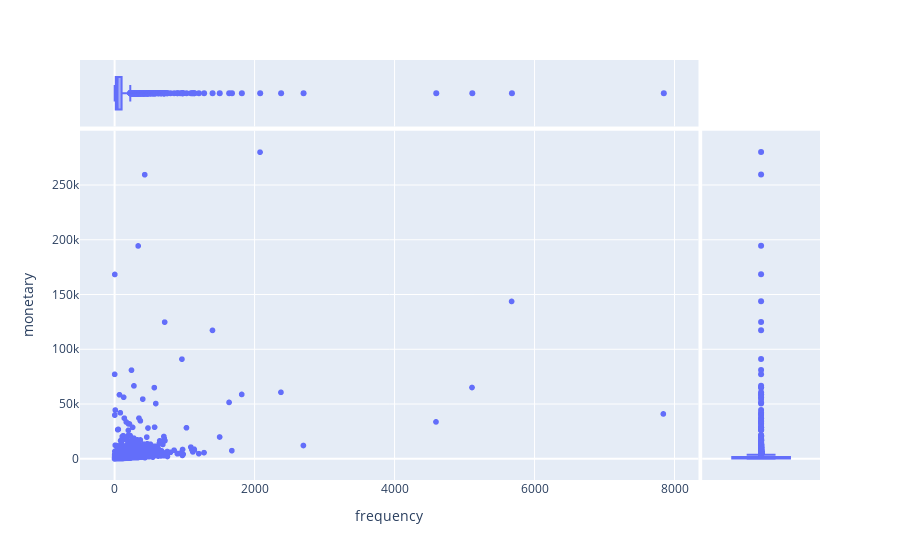

Write notebook code for a chart like this one.
### Code cell
fig = px.scatter(df_rfm, x='frequency', y='monetary', marginal_x='box', marginal_y='box')
fig.show()

### Figure 1 — Plotly figure (JSON) as saved in the notebook; plotly's stock layout.template omitted (floating-point values rounded to 4 significant figures; data arrays with more than 128 entries replaced by an {"elided": "..."} marker saying what was removed)
{"data": [{"hovertemplate": "frequency=%{x}<br>monetary=%{y}<extra></extra>", "legendgroup": "", "marker": {"color": "#636efa", "symbol": "circle"}, "mode": "markers", "name": "", "showlegend": false, "type": "scattergl", "x": {"elided": "4339 int values"}, "xaxis": "x", "y": {"elided": "4339 float values"}, "yaxis": "y"}, {"alignmentgroup": "True", "hovertemplate": "frequency=%{x}<extra></extra>", "legendgroup": "", "marker": {"color": "#636efa", "symbol": "circle"}, "name": "", "notched": true, "offsetgroup": "", "showlegend": false, "type": "box", "x": {"elided": "4339 int values"}, "xaxis": "x3", "yaxis": "y3"}, {"alignmentgroup": "True", "hovertemplate": "monetary=%{y}<extra></extra>", "legendgroup": "", "marker": {"color": "#636efa", "symbol": "circle"}, "name": "", "notched": true, "offsetgroup": "", "showlegend": false, "type": "box", "xaxis": "x2", "y": {"elided": "4339 float values"}, "yaxis": "y2"}], "layout": {"legend": {"tracegroupgap": 0}, "margin": {"t": 60}, "xaxis": {"anchor": "y", "domain": [0, 0.8358], "title": {"text": "frequency"}}, "xaxis2": {"anchor": "y2", "domain": [0.8408, 1], "matches": "x2", "showgrid": false, "showline": false, "showticklabels": false, "ticks": ""}, "xaxis3": {"anchor": "y3", "domain": [0, 0.8358], "matches": "x", "showgrid": true, "showticklabels": false}, "xaxis4": {"anchor": "y4", "domain": [0.8408, 1], "matches": "x2", "showgrid": false, "showline": false, "showticklabels": false, "ticks": ""}, "yaxis": {"anchor": "x", "domain": [0, 0.8316], "title": {"text": "monetary"}}, "yaxis2": {"anchor": "x2", "domain": [0, 0.8316], "matches": "y", "showgrid": true, "showticklabels": false}, "yaxis3": {"anchor": "x3", "domain": [0.8416, 1], "matches": "y3", "showgrid": false, "showline": false, "showticklabels": false, "ticks": ""}, "yaxis4": {"anchor": "x4", "domain": [0.8416, 1], "matches": "y3", "showgrid": true, "showline": false, "showticklabels": false, "ticks": ""}}}
